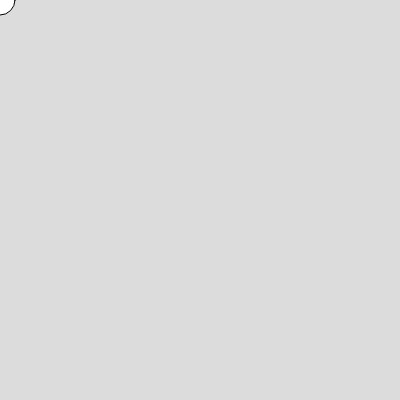
Frame 1 (no input)
Frame 60 (no input): identical to frame 1, image omitted
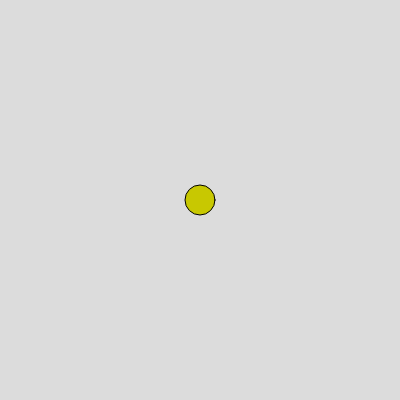
Frame 120 (the mouse pressed at the canvas centre since frame 60)

The p5.js sketch that drew these frames (run headless with seeded random() and noise() and a simulated clock; from frame 60 on, the mouse is pressed at the canvas centre):

// p5.js sketch
// ── sketch.js
function setup() {
  createCanvas(400, 400);
}

function draw() {
  background(220);

  fill(mouseX, mouseY, mouseX/mouseY);
  ellipse(mouseX, mouseY, 30, 30);
  
}

// ── main.js
function setup(){
    CreateCanvas(400, 400);
}

function draw() {
    fill(255, 0, 0);
    ellipse(mouseX, mouseY, 30, 30);
}


// ── page_dynamics.js
window.onscroll = function() {
    rotateImg();
}

function rotateImg() {
    let homeBtn = document.getElementById("home");
    homeBtn.style.transform = "rotate(" + window.pageYOffset/8 + "deg)";
}
